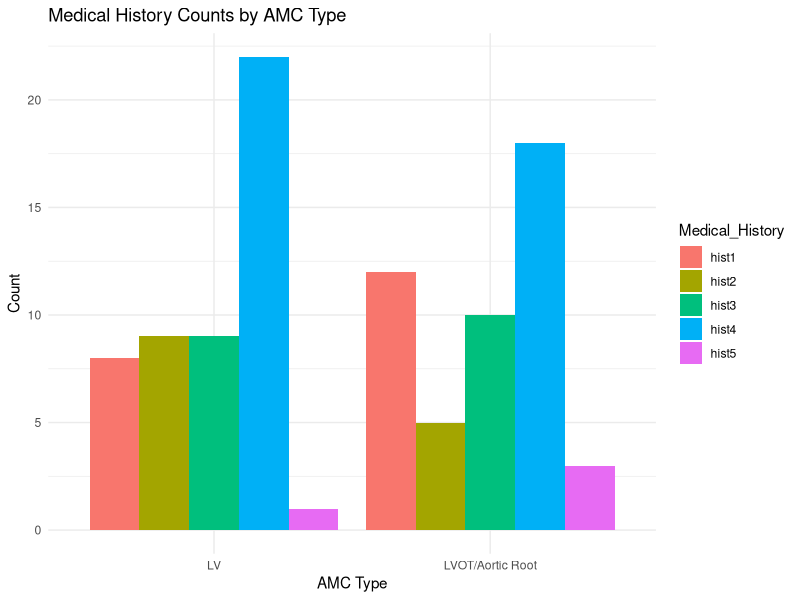
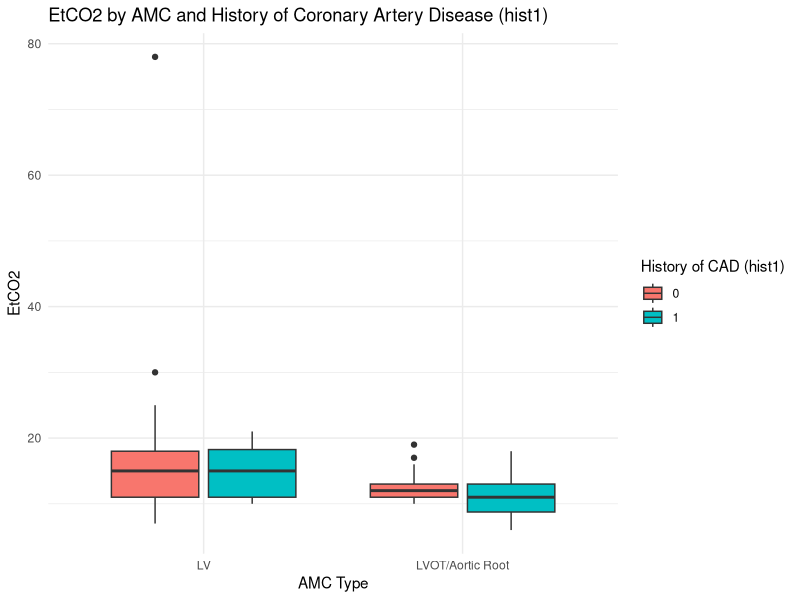
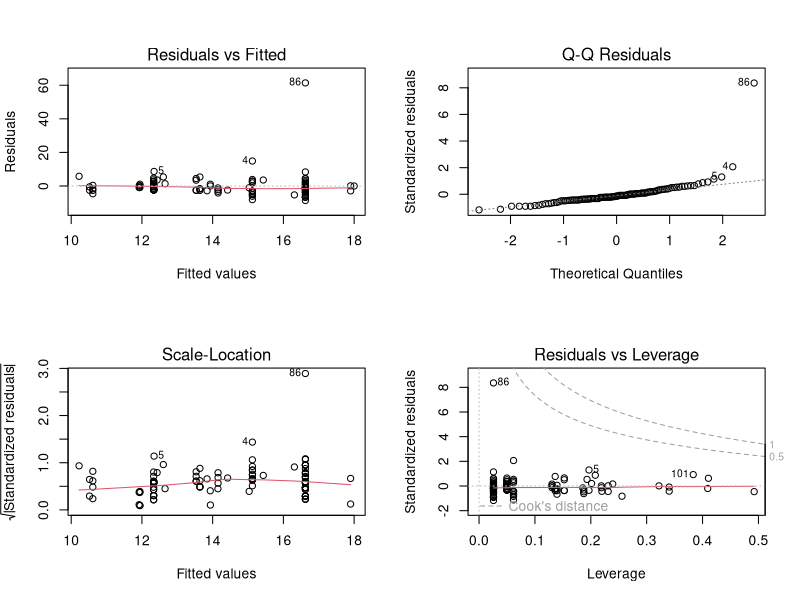

R code for these plots, in order:
## ---- chunk 1
knitr::opts_chunk$set(cache=TRUE, echo=FALSE, error=FALSE, message=FALSE, warning=FALSE, tidy.opts=list(width.cutoff=60),tidy=TRUE)
## ---- chunk 2
library(readxl)
cardiac_data <- read_excel("cardiac_arrests.xlsx")
head(data)
## ---- chunk 3
library(dplyr)
library(ggplot2)
library(tidyr)

cardiac_data <- cardiac_data %>%
  mutate(across(everything(), ~ replace(.x, .x == 9999, NA))) %>%
  na.omit()
## ---- chunk 4
# AMC Distribution by Medical History
cardiac_data %>%
  select(amc, starts_with("hist")) %>%
  pivot_longer(cols = starts_with("hist"), names_to = "Medical_History", values_to = "Presence") %>%
  filter(!is.na(Presence)) %>%
  group_by(amc, Medical_History) %>%
  summarise(Count = sum(Presence, na.rm = TRUE)) %>%
  ggplot(aes(x = factor(amc, labels = c("LV", "LVOT/Aortic Root")), y = Count, fill = Medical_History)) +
  geom_bar(stat = "identity", position = "dodge") +
  labs(title = "Medical History Counts by AMC Type", x = "AMC Type", y = "Count") +
  theme_minimal()

# Boxplot of EtCO2 by AMC and Medical History
ggplot(cardiac_data, aes(x = factor(amc, labels = c("LV", "LVOT/Aortic Root")), y = etco2, fill = factor(hist1))) +
  geom_boxplot() +
  labs(title = "EtCO2 by AMC and History of Coronary Artery Disease (hist1)",
       x = "AMC Type",
       y = "EtCO2",
       fill = "History of CAD (hist1)") +
  theme_minimal()
## ---- chunk 5
# Linear model with interactions
interaction_model <- lm(etco2 ~ amc * (hist1 + hist2 + hist3 + hist4 + hist5), data = cardiac_data)

# Summary of the model
summary(interaction_model)

# ANOVA to test interaction significance
anova(interaction_model)

# Check the residuals for model assumptions
par(mfrow = c(2, 2))  # Display diagnostic plots
plot(interaction_model)
